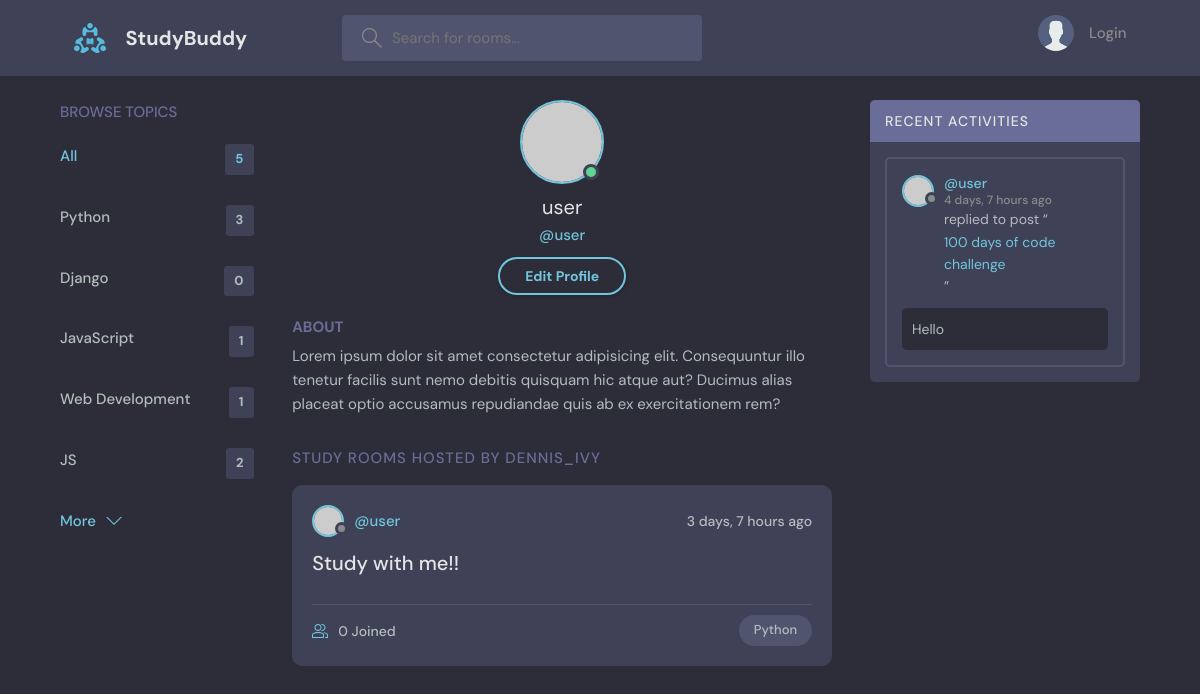
/user/3/, run on an earlier commit of the app's database.
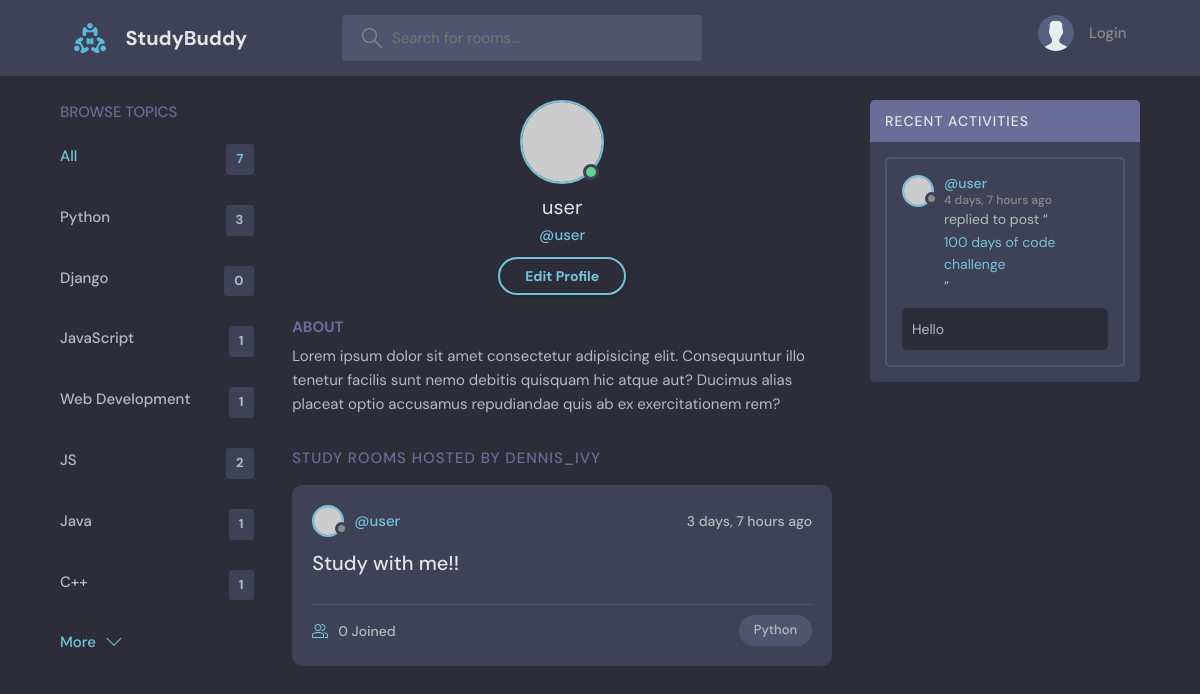
And on a later commit of the database.
### base/models.py (models this page shows, shortened)
class Topic(models.Model):
    name = models.CharField(max_length=200)

class Room(models.Model):
    host = models.ForeignKey(User, on_delete=models.SET_NULL, null=True)
    topic = models.ForeignKey(Topic, on_delete=models.SET_NULL, null=True)
    name = models.CharField(max_length=200)
    description = models.TextField(null=True, blank=True)
    participants = models.ManyToManyField(User, related_name='participants', blank=True)
    updated = models.DateTimeField(auto_now=True)
    created = models.DateTimeField(auto_now_add=True)
    class Meta:
        ordering = ['-updated', '-created']
    def __str__(self):
        return self.name

class Message(models.Model):
    user = models.ForeignKey(User, on_delete=models.CASCADE)
    room = models.ForeignKey(Room, on_delete=models.CASCADE)
    body = models.TextField()
    updated = models.DateTimeField(auto_now=True)
    created = models.DateTimeField(auto_now_add=True)
    class Meta:
        ordering = ['-updated', '-created']
    def __str__(self):
        return self.body[0:50]

### base/views.py (the view)
# urls.py: path('user/<str:pk>/', views.userProfile, name='user-profile'),
def userProfile(request, pk):
    user = User.objects.get(id=pk)
    rooms = user.room_set.all()
    room_messages = user.message_set.all()
    topics = Topic.objects.all()
    context = {'user': user, 'rooms': rooms, 'room_messages': room_messages, 'topics': topics}
    return render(request, 'base/profile.html', context)

### base/templates/base/profile.html
{% extends "main.html" %}
{% block content %}
<main class="profile-page layout layout--3">
    <div class="container">
      {% include "base/topics_component.html" %}
      <div class="roomList">
        <div class="profile">
          <div class="profile__avatar">
            <div class="avatar avatar--large active">
              <img src="https://randomuser.me/api/portraits/men/11.jpg" />
            </div>
          </div>
          <div class="profile__info">
            <h3>{{user.username}}</h3>
            <p>@{{user.username}}</p>
            <a href="edit-user.html" class="btn btn--main btn--pill">Edit Profile</a>
          </div>
          <div class="profile__about">
            <h3>About</h3>
            <p>
              Lorem ipsum dolor sit amet consectetur adipisicing elit. Consequuntur illo tenetur
              facilis sunt nemo debitis quisquam hic atque aut? Ducimus alias placeat optio
              accusamus repudiandae quis ab ex exercitationem rem?
            </p>
          </div>
        </div>
        <div class="roomList__header">
          <div>
            <h2>Study Rooms Hosted by dennis_ivy</a>
            </h2>
          </div>
        </div>
        {% include "base/feed_component.html" %}
      </div>
      {% include "base/activity_component.html" %}
    </div>
</main>
{% endblock content %}

### templates/main.html (shortened to what this page needs)
<!DOCTYPE html>
{% load static %}
<html lang="en">
  <head>
    <link rel="stylesheet" href="{% static "styles/style.css" %}" />
  </head>
  <body>
    {% include 'navbar.html' %}
    {% block content %}
    {% endblock %}
  </body>
</html>

### templates/navbar.html (shortened to what this page needs)
{% load static %}
<header class="header header--loggedIn">
  <div class="container">
    <a href="{% url "home" %}" class="header__logo">
      <img src="{% static "images/logo.svg" %}" />
      <h1>StudyBuddy</h1>
    </a>
    <form class="header__search" method='GET' action='{% url "home" %}' >
      <label>
        <input type='text' name='q' placeholder="Search for rooms..." />
      </label>
    </form>
    <nav class="header__menu">
      {% if request.user.is_authenticated %}
      <div class="header__user">
        <a href="profile.html">
          <div class="avatar avatar--medium active">
            <img src="https://randomuser.me/api/portraits/men/37.jpg" />
          </div>
          <p>{{request.user.username}} <span>@{{request.user.username}}</span></p>
        </a>
        <button class="dropdown-button">
          <svg version="1.1" xmlns="http://www.w3.org/2000/svg" width="32" height="32" viewBox="0 0 32 32">
            <title>chevron-down</title>
            <path d="M16 21l-13-13h-3l16 16 16-16h-3l-13 13z"></path>
          </svg>
        </button>
      </div>
      {% else %}
      <a href="{% url "login" %}">
        <img src="{% static "images/avatar.svg" %}" />
        <p>Login</p>
      </a>
      {% endif %}
    </nav>
  </div>
</header>

### base/templates/base/topics_component.html
<div class="topics">
  <div class="topics__header">
    <h2>Browse Topics</h2>
  </div>
  <ul class="topics__list">
    <li>
      <a href="{% url "home" %}" class="active">All <span>{{topics.count}}</span></a>
    </li>
    {% for topic in topics %}
    <li>
      <a href="{% url "home" %}?q={{topic.name}}">{{topic.name}} <span>{{topic.room_set.all.count}}</span></a>
    </li>
    {% endfor %}
  </ul>
  <a class="btn btn--link" href="topics.html">
    More
    <svg version="1.1" xmlns="http://www.w3.org/2000/svg" width="32" height="32" viewBox="0 0 32 32">
      <title>chevron-down</title>
      <path d="M16 21l-13-13h-3l16 16 16-16h-3l-13 13z"></path>
    </svg>
  </a>
</div>

### base/templates/base/feed_component.html (shortened to what this page needs)
  {% for room in rooms %}
  <div class="roomListRoom">
    <div class="roomListRoom__header">
      {% if room.host %}
      <a href="{% url "user-profile" room.host.id %}" class="roomListRoom__author">
      {% else %}
      <span>Unknown host</span>
      {% endif %}
        <div class="avatar avatar--small">
          <img src="https://randomuser.me/api/portraits/women/11.jpg" />
        </div>
        <span>@{{room.host.username}}</span>
      </a>
      <div class="roomListRoom__actions">
        <span>{{room.created|timesince}} ago</span>
      </div>
    </div>
    <div class="roomListRoom__content">
      <a href="{% url "room" room.id %}">{{room.name}}</a>
    </div>
    <div class="roomListRoom__meta">
      <a href="{% url "room" room.id %}" class="roomListRoom__joined">
        {{room.participants.count}} Joined
      </a>
      <p class="roomListRoom__topic">{{room.topic.name}}</p>
    </div>
  </div>
  {% endfor %}

### base/templates/base/activity_component.html (shortened to what this page needs)
<div class="activities">
  <div class="activities__header">
    <h2>Recent Activities</h2>
  </div>
  {% for message in room_messages %}
  <div class="activities__box">
    <div class="activities__boxHeader roomListRoom__header">
      <a href="{% url "user-profile" message.user.id %}" class="roomListRoom__author">
        <div class="avatar avatar--small">
          <img src="https://randomuser.me/api/portraits/women/11.jpg" />
        </div>
        <p>
          @{{message.user}}
          <span>{{message.created|timesince}} ago</span>
        </p>
      </a>
    </div>
    <div class="activities__boxContent">
      <p>replied to post “<a href="{% url "room" message.room.id %}">{{message.room}}</a>”</p>
      <div class="activities__boxRoomContent">
        {{message}}
      </div>
    </div>
  </div>
  {% endfor %}
</div>

What changed in the data, as far as the page shows it:
added Topic: name "Java", room_set.all.count "1"
added Topic: name "C++", room_set.all.count "1"
Also different on the page:
{{ topics.count }}: "5" → "7"
